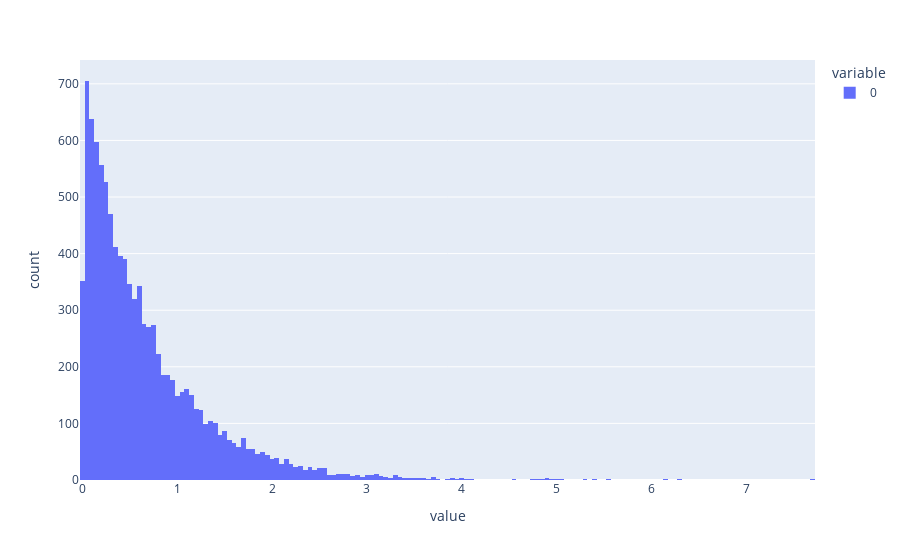

The notebook cell this image was saved under:
### Code cell
# import the required libraries 
import random 
import plotly.express as px
	
# store the random numbers in a list 
nums = [] 
lambd = 1.5
	
for i in range(10000): 
	temp = random.expovariate(lambd) 
	nums.append(temp) 
		
# plotting a graph 
px.histogram(nums, nbins = 200).show()

### Figure 1 — Plotly figure (JSON) as saved in the notebook; plotly's stock layout.template omitted (floating-point values rounded to 4 significant figures; data arrays with more than 128 entries replaced by an {"elided": "..."} marker saying what was removed)
{"data": [{"alignmentgroup": "True", "bingroup": "x", "hovertemplate": "variable=0<br>value=%{x}<br>count=%{y}<extra></extra>", "legendgroup": "0", "marker": {"color": "#636efa", "pattern": {"shape": ""}}, "name": "0", "nbinsx": 200, "offsetgroup": "0", "orientation": "v", "showlegend": true, "type": "histogram", "x": {"elided": "10000 float values"}, "xaxis": "x", "yaxis": "y"}], "layout": {"barmode": "relative", "legend": {"title": {"text": "variable"}, "tracegroupgap": 0}, "margin": {"t": 60}, "xaxis": {"anchor": "y", "domain": [0, 1], "title": {"text": "value"}}, "yaxis": {"anchor": "x", "domain": [0, 1], "title": {"text": "count"}}}}
